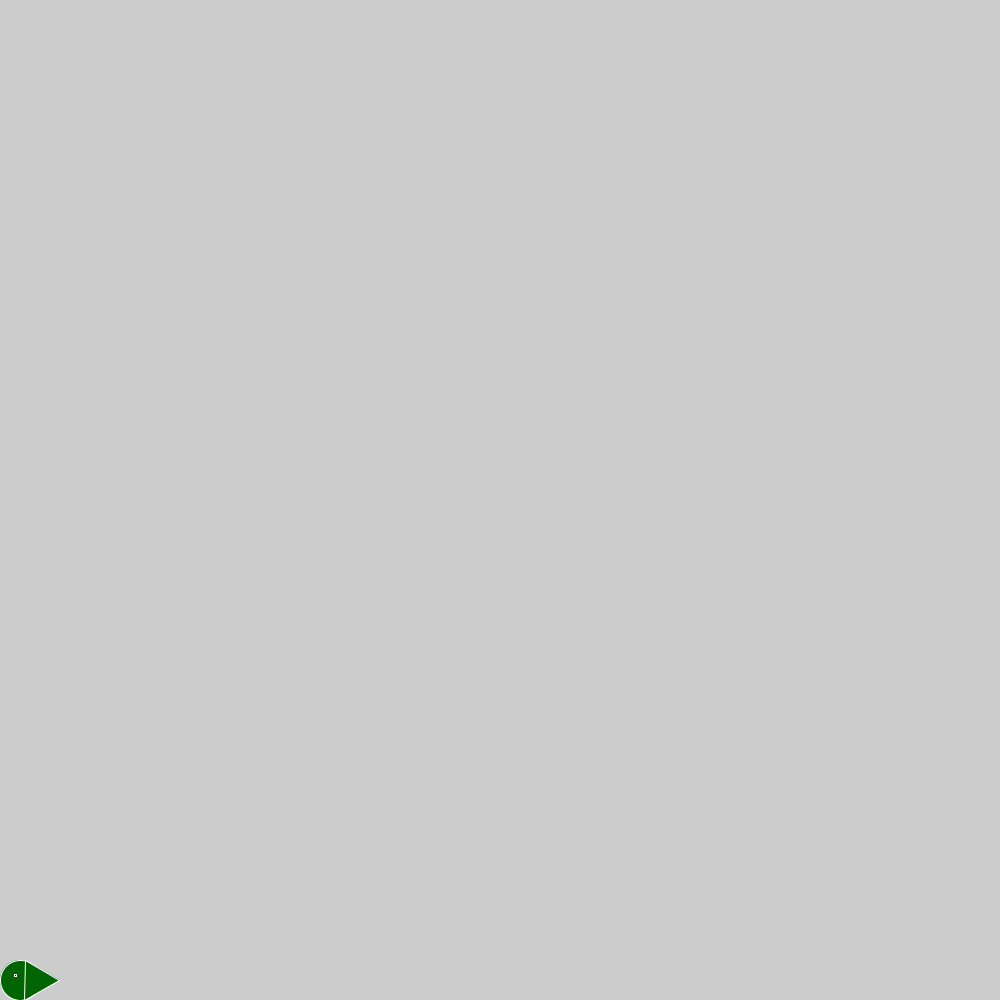
Frame 1 (no input)
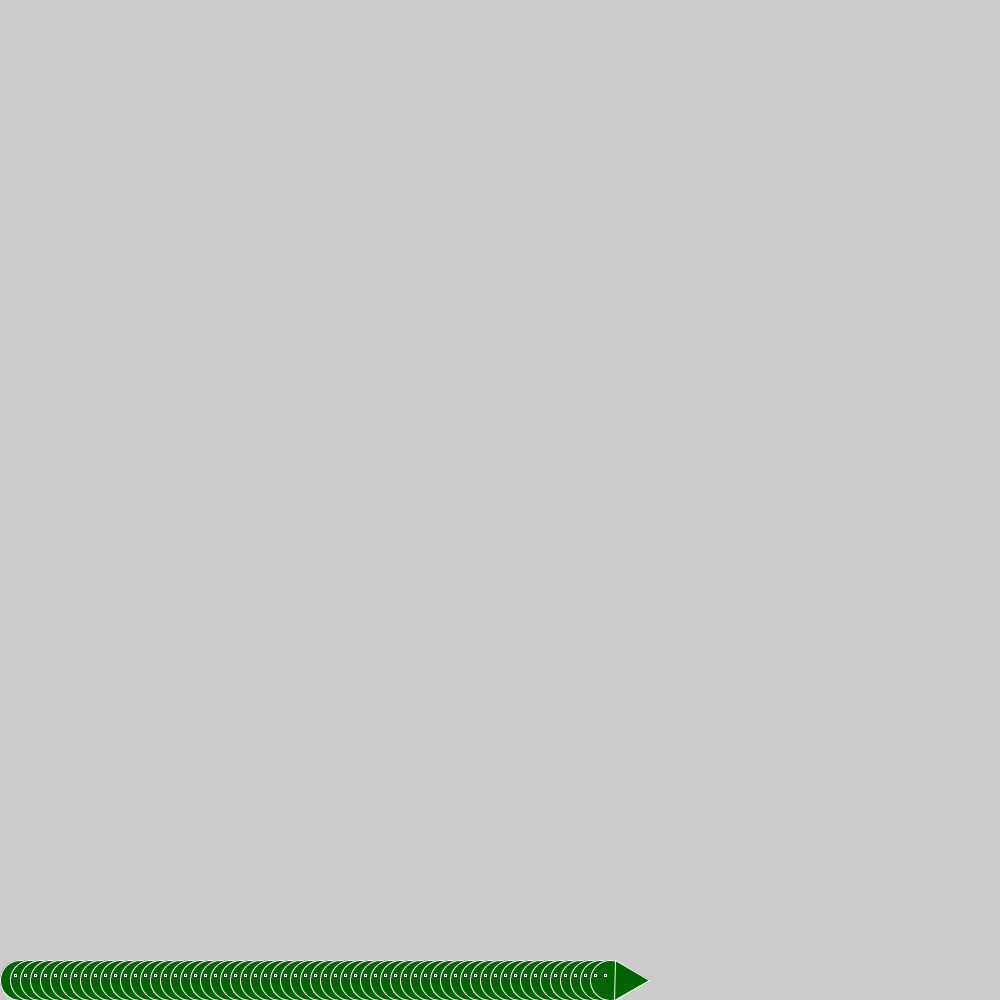
Frame 60 (the mouse pressed at the canvas centre just before this capture)
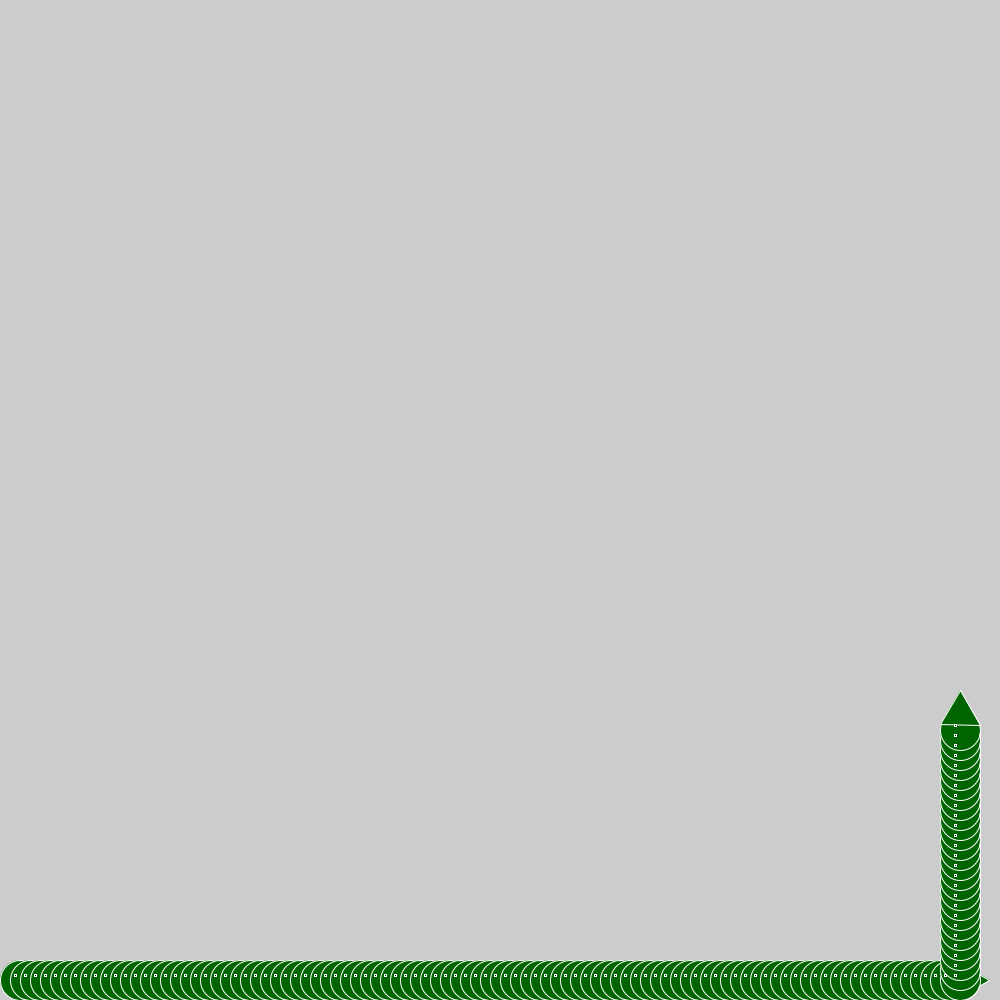
Frame 120 (the mouse held since frame 60 and released just before this capture)

The Processing sketch that drew these frames (run headless with seeded random() and noise(); from frame 60 on, the mouse is pressed at the canvas centre):

// Processing sketch: basicmotion
// ── basicmotion.pde
class Agent{
  PVector position;
  PVector velocity;
  PVector acceleration;
  float angluaracceleration;
  float orientation;
  float rotation;
  float[] breadx={};
  float[] bready={};
  void display()
  {
    fill(0,100,0);
    stroke(255);
    ellipse(position.x,position.y,40,40);  
    pushMatrix();
   translate(position.x,position.y);
   rotate(PApplet.radians(360-orientation));
   triangle(5,-1*20,5,20,40,0);
    rotate(PApplet.radians(360-orientation));
    popMatrix();
    drawBreadCrumbs();
  }
  void drawBreadCrumbs()
  {
  

      PVector temp = new PVector(position.x-5, position.y-5);
     breadx=append(breadx,temp.x);
     bready=append(bready,temp.y);
  
    for(int i=0 ; i < breadx.length; i++)
    {
        fill(0,0,0);
    rect(breadx[i]-1, bready[i]-1, 2, 2);
    }
  }
  void update(float time)
  {
 
    position.add(PVector.mult(velocity,time));
    orientation += rotation * time;
    velocity.add(PVector.mult(acceleration,time));
    rotation += angluaracceleration *time;
    
  }
  void getneworientation()
  {
    
    if(velocity.mag()>0){
      orientation= -180 * atan2(velocity.y, velocity.x) /PI;
    }
    
  }
}

Agent player=  new Agent();
void setup()
{
        frameRate(30);
        size(1000,1000);
     player=  new Agent();
       player.position=new PVector(20,980);
      player.velocity = new PVector(1,0);   
      player.acceleration = new PVector(0,0); 
      
      player.orientation=0;      
      player.rotation=0;
      player.angluaracceleration = 0;
    
      

    }
    void basicmove(Agent agent){
    //  print(agent.velocity.y);
      if(agent.position.x >= 960 && agent.position.y==980  )
      {
        agent.position=new PVector(960,980);
        agent.velocity=new PVector(0,-1);
        agent.getneworientation();
        print(agent.orientation);
        
      }
      else if(agent.position.x == 960 && agent.position.y<=40  )
      {
        agent.position=new PVector(960,40);
        agent.velocity=new PVector(-1,0);
        agent.getneworientation();
        print(agent.orientation);
        
      }
      else if(agent.position.x <= 40 && agent.position.y==40  )
      {
        agent.position=new PVector(40,40);
        agent.velocity=new PVector(0,1);
        agent.getneworientation();
        print(agent.orientation);
        
      }
      else if(agent.position.x==40 && agent.position.y==960)
      {
        agent.velocity=new PVector(0,0);
      }
    }
    void draw()
    {
      player.display();
      player.update(10);
      basicmove(player);
     
    }
